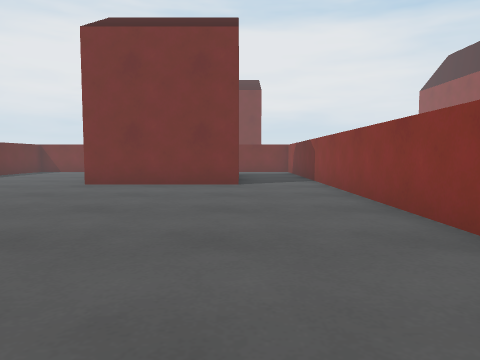
view 1 (above)

24 first-person views from a walk through a scene from a Unity 3-D project. The camera is 0.68 m above the floor, tilts 4° down and sees 70° across. The floor is counted in squares, 1 m on a side. Each view is taken from the middle of a square. On the plan, view 1 faces up. The plan holds only what a view shows up to about 10 squares ahead; the rest is blank. The place goes on beyond the plan. The player is left out.

view 2
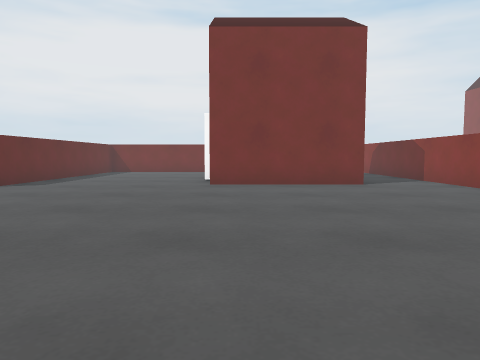

view 3
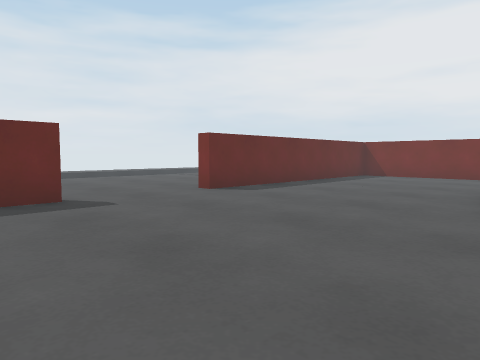

view 4
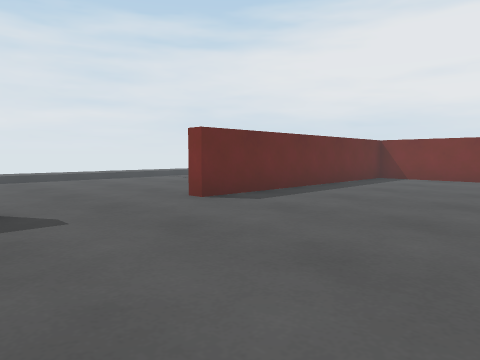

view 5
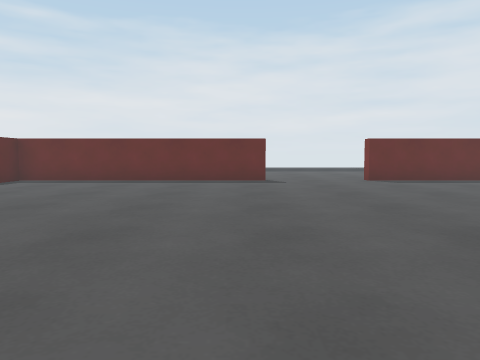

view 6
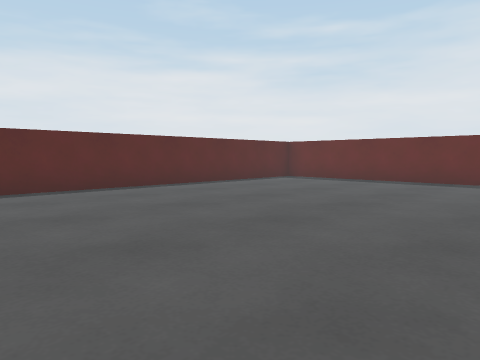

view 7
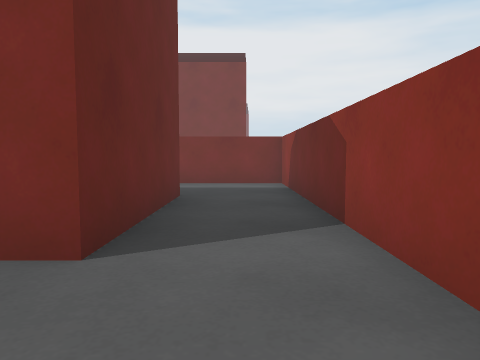

view 8
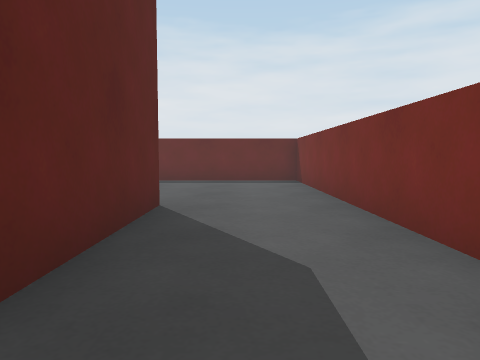

view 9
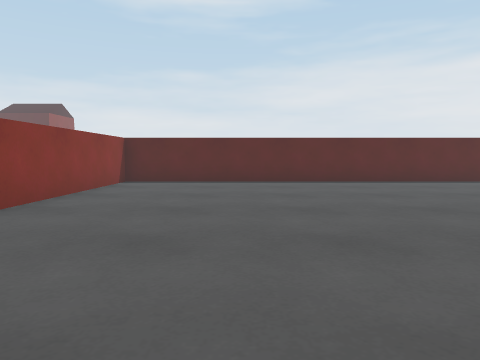

view 10
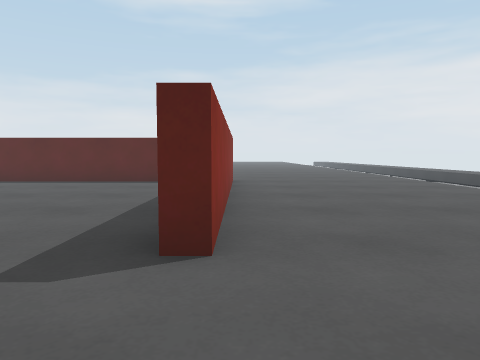

view 11
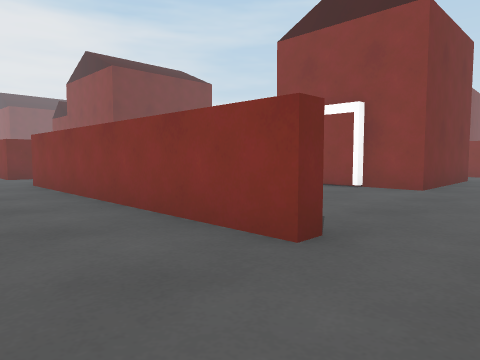

view 12
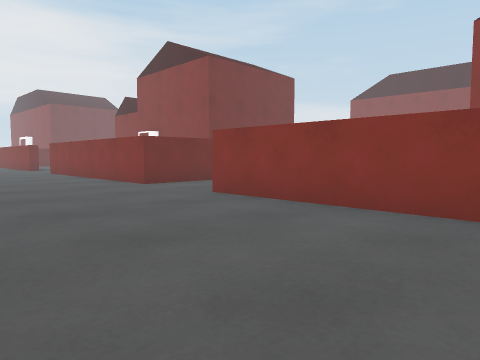

view 13
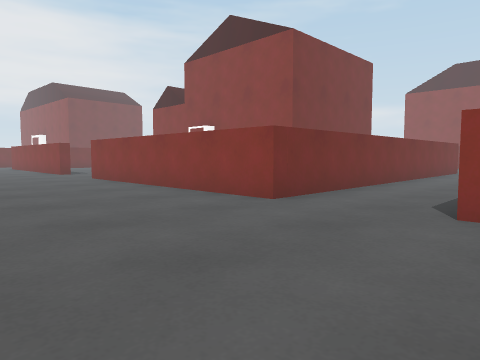

view 14
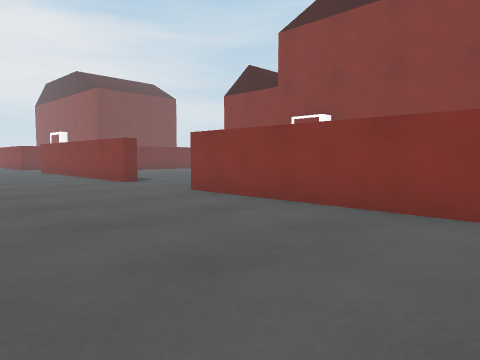

view 15
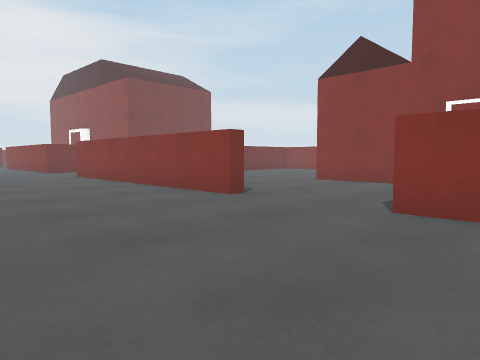

view 16
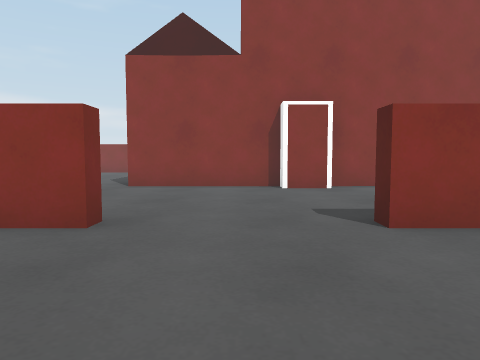

view 17
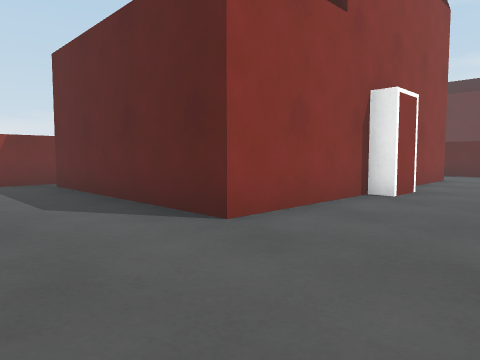

view 18
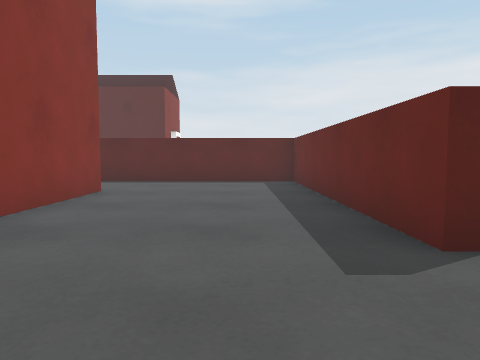

view 19
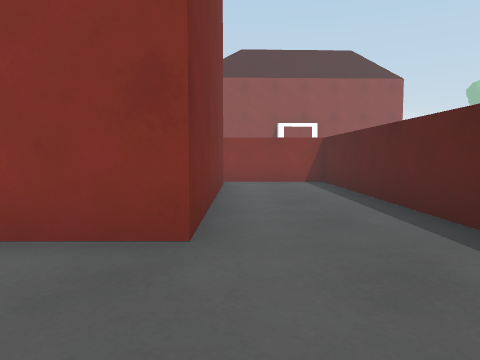

view 20
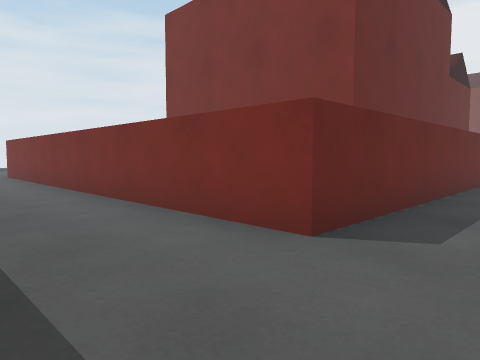

view 21
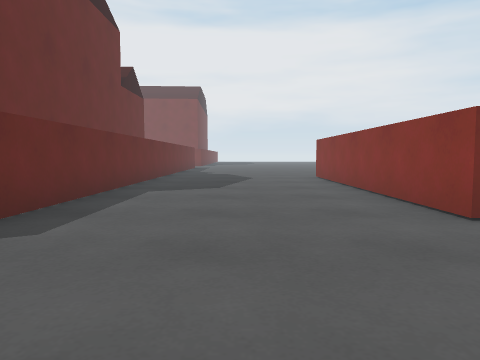

view 22
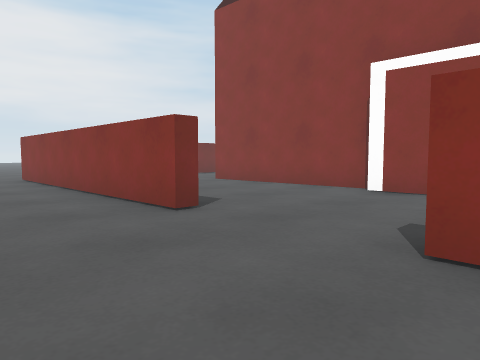

view 23
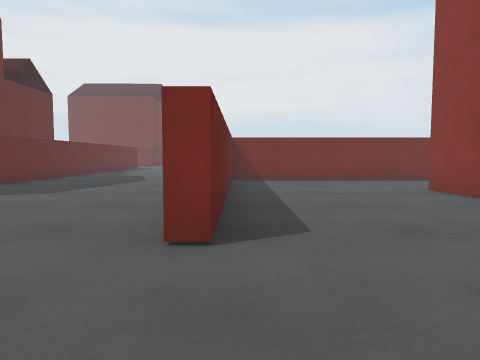

view 24
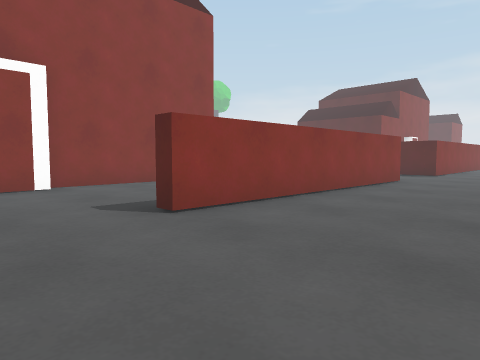

### Floor plan
Key: @ floor where view 1 was taken; # wall or solid block; . floor; v drop or lower ground; O other object.
Columns run from 14 left of view 1 to 13 right of it. Each row starts with its distance up from view 1.
 31   ....#....
 30   ....#.........
 29   ....#.........#
 28   ....#...O####O#
 27   ........O    O#
 26  .........O    O#.....######
 25  .........#    O#.....#.....
 24  .....#...#    O#.....#....
 23  .....#...O    O#.....#....O
 22  .....#...O    O#.....#...#
 21  .....#...O    O#.....#...#
 20  .....#.........#.....#...#
 19  .....#.........#.....#...#
 18   ....###########.........#
 17  .........................#
 16  .........................#
 15  .....###########.....#...#
 14  .....#.........#  ...# ..#
 13  .....#.........#  ...#   #
 12  .....#....####.#  ...#
 11  .....#...O   #.#  ...#
 10  .....#....   #.#  ...#
  9  .....#...O   #.#   ..#
  8 v.....#.........#   ..
  7 v...............#   ..
  6 v...............#
  5   ..............#
  4    ...#.........#
  3   ....#.........#
  2  .....#.........#
  1  .....#.........#
  0 v.....#.......@.#
 -1 v.....#.........#
 -2 v.....###########
 -3 v.....

Where each view was taken, in squares from view 1:
view 1: 0 up, 0 right, facing up
view 2: 0 up, 3 left, facing up
view 3: 3 up, 3 left, facing up-left
view 4: 4 up, 4 left, facing up-left
view 5: 4 up, 1 right, facing left
view 6: 5 up, 1 right, facing down-left
view 7: 6 up, 1 right, facing up
view 8: 13 up, 1 right, facing left
view 9: 7 up, 1 left, facing down
view 10: 7 up, 9 left, facing down
view 11: 6 up, 11 left, facing up-right
view 12: 10 up, 13 left, facing up-right
view 13: 14 up, 13 left, facing up-right
view 14: 19 up, 13 left, facing up-right
view 15: 23 up, 13 left, facing up-right
view 16: 26 up, 12 left, facing right
view 17: 31 up, 7 left, facing down-right
view 18: 27 up, 7 left, facing down
view 19: 20 up, 7 left, facing right
view 20: 15 up, 4 right, facing up-left
view 21: 15 up, 5 right, facing up
view 22: 15 up, 5 right, facing up-right
view 23: 16 up, 8 right, facing up
view 24: 18 up, 4 right, facing down-right
